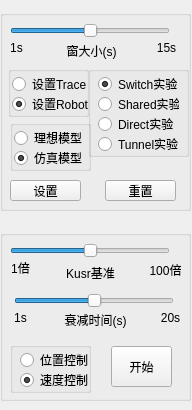
<?xml version="1.0" encoding="UTF-8"?>
<ui version="4.0">
 <class>ControlPanel</class>
 <widget class="QWidget" name="ControlPanel">
  <property name="geometry">
   <rect>
    <x>0</x>
    <y>0</y>
    <width>192</width>
    <height>410</height>
   </rect>
  </property>
  <property name="windowTitle">
   <string>ControlPanel</string>
  </property>
  <widget class="QGroupBox" name="gpConfig">
   <property name="geometry">
    <rect>
     <x>0</x>
     <y>10</y>
     <width>191</width>
     <height>201</height>
    </rect>
   </property>
   <property name="title">
    <string/>
   </property>
   <property name="flat">
    <bool>true</bool>
   </property>
   <widget class="QPushButton" name="btnResetConfig">
    <property name="geometry">
     <rect>
      <x>105</x>
      <y>170</y>
      <width>71</width>
      <height>21</height>
     </rect>
    </property>
    <property name="text">
     <string>重置</string>
    </property>
   </widget>
   <widget class="QLabel" name="label_9">
    <property name="geometry">
     <rect>
      <x>156</x>
      <y>30</y>
      <width>21</width>
      <height>16</height>
     </rect>
    </property>
    <property name="text">
     <string>15s</string>
    </property>
    <property name="alignment">
     <set>Qt::AlignCenter</set>
    </property>
   </widget>
   <widget class="QLabel" name="label_8">
    <property name="geometry">
     <rect>
      <x>6</x>
      <y>30</y>
      <width>21</width>
      <height>16</height>
     </rect>
    </property>
    <property name="text">
     <string>1s</string>
    </property>
    <property name="alignment">
     <set>Qt::AlignCenter</set>
    </property>
   </widget>
   <widget class="QLabel" name="labWinSize">
    <property name="geometry">
     <rect>
      <x>26</x>
      <y>31</y>
      <width>131</width>
      <height>20</height>
     </rect>
    </property>
    <property name="layoutDirection">
     <enum>Qt::RightToLeft</enum>
    </property>
    <property name="text">
     <string>窗大小(s)</string>
    </property>
    <property name="alignment">
     <set>Qt::AlignCenter</set>
    </property>
   </widget>
   <widget class="QGroupBox" name="gpExpType">
    <property name="geometry">
     <rect>
      <x>88</x>
      <y>56</y>
      <width>101</width>
      <height>91</height>
     </rect>
    </property>
    <property name="title">
     <string/>
    </property>
    <property name="flat">
     <bool>true</bool>
    </property>
    <widget class="QRadioButton" name="rtnExpSwitch">
     <property name="geometry">
      <rect>
       <x>10</x>
       <y>10</y>
       <width>81</width>
       <height>16</height>
      </rect>
     </property>
     <property name="text">
      <string>Switch实验</string>
     </property>
     <property name="checked">
      <bool>true</bool>
     </property>
    </widget>
    <widget class="QRadioButton" name="rtnExpShared">
     <property name="geometry">
      <rect>
       <x>10</x>
       <y>30</y>
       <width>81</width>
       <height>16</height>
      </rect>
     </property>
     <property name="text">
      <string>Shared实验</string>
     </property>
    </widget>
    <widget class="QRadioButton" name="rtnExpDirect">
     <property name="geometry">
      <rect>
       <x>10</x>
       <y>50</y>
       <width>81</width>
       <height>16</height>
      </rect>
     </property>
     <property name="text">
      <string>Direct实验</string>
     </property>
    </widget>
    <widget class="QRadioButton" name="rtnExpTunnel">
     <property name="geometry">
      <rect>
       <x>10</x>
       <y>70</y>
       <width>80</width>
       <height>16</height>
      </rect>
     </property>
     <property name="text">
      <string>Tunnel实验</string>
     </property>
    </widget>
   </widget>
   <widget class="QPushButton" name="btnSetConfig">
    <property name="geometry">
     <rect>
      <x>10</x>
      <y>170</y>
      <width>71</width>
      <height>21</height>
     </rect>
    </property>
    <property name="text">
     <string>设置</string>
    </property>
   </widget>
   <widget class="QSlider" name="sliderWinSize">
    <property name="geometry">
     <rect>
      <x>10</x>
      <y>10</y>
      <width>160</width>
      <height>22</height>
     </rect>
    </property>
    <property name="value">
     <number>50</number>
    </property>
    <property name="orientation">
     <enum>Qt::Horizontal</enum>
    </property>
   </widget>
   <widget class="QGroupBox" name="gpPlaceType">
    <property name="geometry">
     <rect>
      <x>8</x>
      <y>56</y>
      <width>81</width>
      <height>51</height>
     </rect>
    </property>
    <property name="title">
     <string/>
    </property>
    <property name="flat">
     <bool>true</bool>
    </property>
    <widget class="QRadioButton" name="rtnSetTrace">
     <property name="geometry">
      <rect>
       <x>4</x>
       <y>10</y>
       <width>81</width>
       <height>16</height>
      </rect>
     </property>
     <property name="text">
      <string>设置Trace</string>
     </property>
    </widget>
    <widget class="QRadioButton" name="rtnSetRobot">
     <property name="geometry">
      <rect>
       <x>4</x>
       <y>30</y>
       <width>81</width>
       <height>16</height>
      </rect>
     </property>
     <property name="text">
      <string>设置Robot</string>
     </property>
     <property name="checked">
      <bool>true</bool>
     </property>
    </widget>
   </widget>
   <widget class="QGroupBox" name="gpControlType">
    <property name="geometry">
     <rect>
      <x>10</x>
      <y>110</y>
      <width>81</width>
      <height>51</height>
     </rect>
    </property>
    <property name="title">
     <string/>
    </property>
    <property name="flat">
     <bool>true</bool>
    </property>
    <widget class="QRadioButton" name="rtnIdeal">
     <property name="geometry">
      <rect>
       <x>4</x>
       <y>10</y>
       <width>81</width>
       <height>16</height>
      </rect>
     </property>
     <property name="text">
      <string>理想模型</string>
     </property>
    </widget>
    <widget class="QRadioButton" name="rtnSimu">
     <property name="geometry">
      <rect>
       <x>4</x>
       <y>30</y>
       <width>81</width>
       <height>16</height>
      </rect>
     </property>
     <property name="text">
      <string>仿真模型</string>
     </property>
     <property name="checked">
      <bool>true</bool>
     </property>
    </widget>
   </widget>
  </widget>
  <widget class="QGroupBox" name="gpOnTheRun">
   <property name="geometry">
    <rect>
     <x>0</x>
     <y>230</y>
     <width>191</width>
     <height>171</height>
    </rect>
   </property>
   <property name="title">
    <string/>
   </property>
   <property name="flat">
    <bool>true</bool>
   </property>
   <widget class="QLabel" name="label_7">
    <property name="geometry">
     <rect>
      <x>160</x>
      <y>80</y>
      <width>21</width>
      <height>16</height>
     </rect>
    </property>
    <property name="text">
     <string>20s</string>
    </property>
    <property name="alignment">
     <set>Qt::AlignCenter</set>
    </property>
   </widget>
   <widget class="QLabel" name="labKusr">
    <property name="geometry">
     <rect>
      <x>30</x>
      <y>33</y>
      <width>121</width>
      <height>20</height>
     </rect>
    </property>
    <property name="text">
     <string>Kusr基准</string>
    </property>
    <property name="alignment">
     <set>Qt::AlignCenter</set>
    </property>
   </widget>
   <widget class="QLabel" name="label_6">
    <property name="geometry">
     <rect>
      <x>10</x>
      <y>80</y>
      <width>21</width>
      <height>16</height>
     </rect>
    </property>
    <property name="text">
     <string>1s</string>
    </property>
    <property name="alignment">
     <set>Qt::AlignCenter</set>
    </property>
   </widget>
   <widget class="QGroupBox" name="gpUserType">
    <property name="geometry">
     <rect>
      <x>10</x>
      <y>112</y>
      <width>81</width>
      <height>51</height>
     </rect>
    </property>
    <property name="title">
     <string/>
    </property>
    <property name="flat">
     <bool>true</bool>
    </property>
    <widget class="QRadioButton" name="rtnByPosition">
     <property name="geometry">
      <rect>
       <x>10</x>
       <y>10</y>
       <width>71</width>
       <height>16</height>
      </rect>
     </property>
     <property name="text">
      <string>位置控制</string>
     </property>
    </widget>
    <widget class="QRadioButton" name="rtnByVelocity">
     <property name="geometry">
      <rect>
       <x>10</x>
       <y>30</y>
       <width>71</width>
       <height>16</height>
      </rect>
     </property>
     <property name="text">
      <string>速度控制</string>
     </property>
     <property name="checked">
      <bool>true</bool>
     </property>
    </widget>
   </widget>
   <widget class="QPushButton" name="btnStartStop">
    <property name="geometry">
     <rect>
      <x>111</x>
      <y>116</y>
      <width>61</width>
      <height>41</height>
     </rect>
    </property>
    <property name="text">
     <string>开始</string>
    </property>
   </widget>
   <widget class="QLabel" name="labDecayTime">
    <property name="geometry">
     <rect>
      <x>30</x>
      <y>80</y>
      <width>131</width>
      <height>20</height>
     </rect>
    </property>
    <property name="layoutDirection">
     <enum>Qt::RightToLeft</enum>
    </property>
    <property name="text">
     <string>衰减时间(s)</string>
    </property>
    <property name="alignment">
     <set>Qt::AlignCenter</set>
    </property>
   </widget>
   <widget class="QSlider" name="sliderKusr">
    <property name="geometry">
     <rect>
      <x>10</x>
      <y>10</y>
      <width>160</width>
      <height>22</height>
     </rect>
    </property>
    <property name="maximum">
     <number>99</number>
    </property>
    <property name="singleStep">
     <number>1</number>
    </property>
    <property name="sliderPosition">
     <number>50</number>
    </property>
    <property name="orientation">
     <enum>Qt::Horizontal</enum>
    </property>
   </widget>
   <widget class="QSlider" name="sliderQDecayTIme">
    <property name="geometry">
     <rect>
      <x>14</x>
      <y>60</y>
      <width>160</width>
      <height>22</height>
     </rect>
    </property>
    <property name="sliderPosition">
     <number>50</number>
    </property>
    <property name="orientation">
     <enum>Qt::Horizontal</enum>
    </property>
   </widget>
   <widget class="QLabel" name="label_5">
    <property name="geometry">
     <rect>
      <x>150</x>
      <y>30</y>
      <width>31</width>
      <height>20</height>
     </rect>
    </property>
    <property name="text">
     <string>100倍</string>
    </property>
    <property name="alignment">
     <set>Qt::AlignCenter</set>
    </property>
   </widget>
   <widget class="QLabel" name="label_4">
    <property name="geometry">
     <rect>
      <x>10</x>
      <y>30</y>
      <width>21</width>
      <height>16</height>
     </rect>
    </property>
    <property name="text">
     <string>1倍</string>
    </property>
    <property name="alignment">
     <set>Qt::AlignCenter</set>
    </property>
   </widget>
  </widget>
 </widget>
 <resources/>
 <connections/>
</ui>
